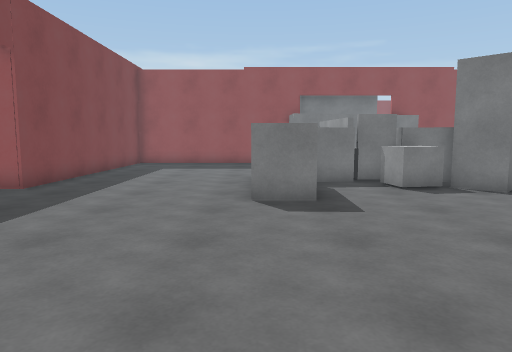
view 1 (above)

17 first-person views from a walk through a scene from a Unity 3-D project. The camera is 1.3 m above the floor, tilts 6° down and sees 70° across. The floor is counted in squares, 1 m on a side. Each view is taken from the middle of a square. On the plan, view 1 faces up. The plan holds only what a view shows up to about 15 squares ahead; the rest is blank. The place goes on beyond the plan. The player character is not drawn.

view 2
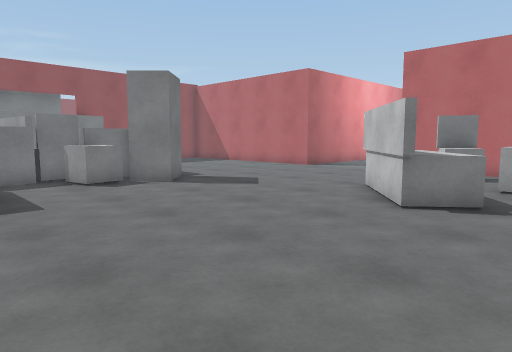

view 3
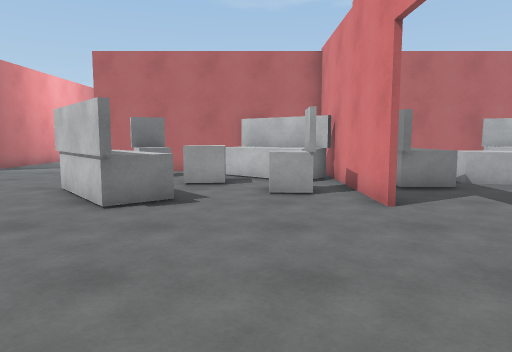

view 4
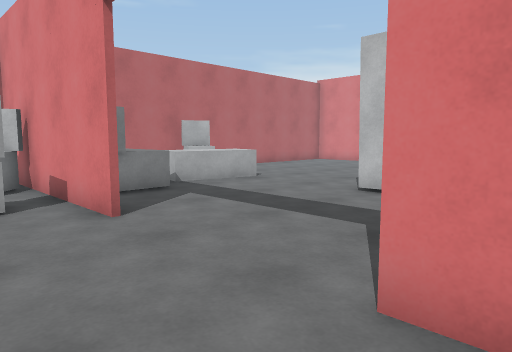

view 5
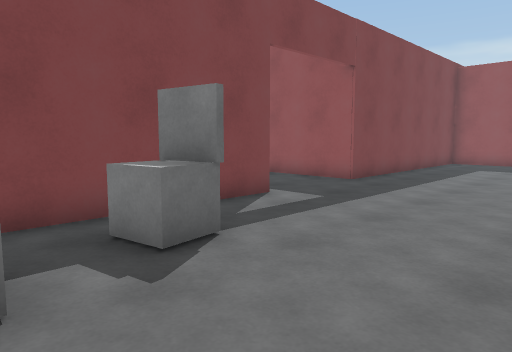

view 6
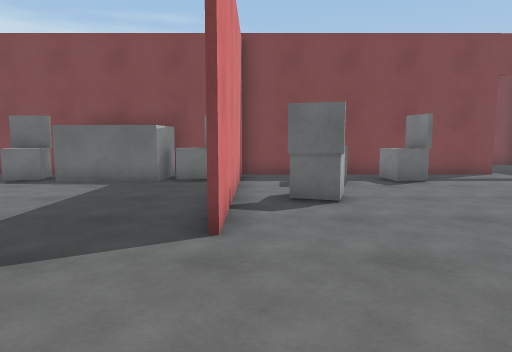

view 7
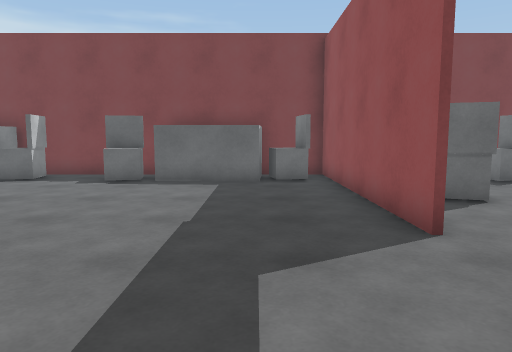

view 8
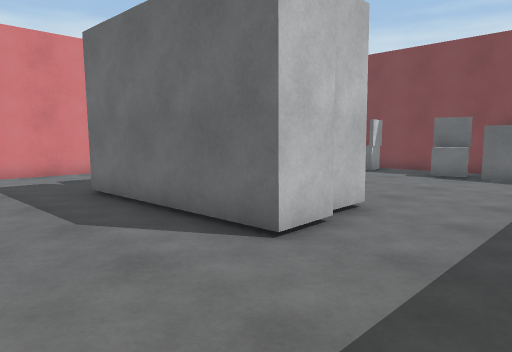

view 9
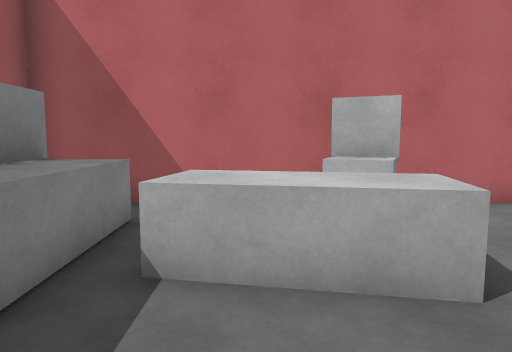

view 10
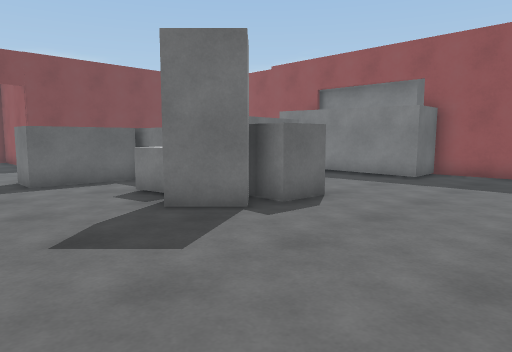

view 11
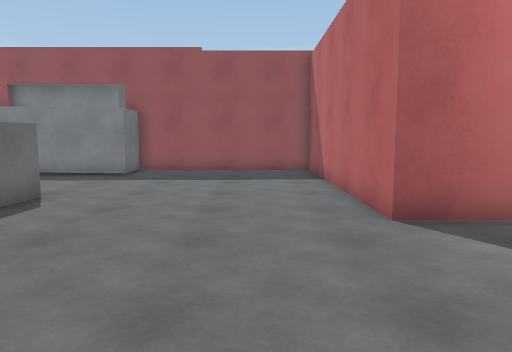

view 12
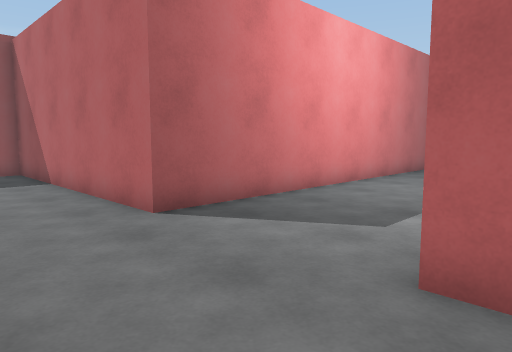

view 13
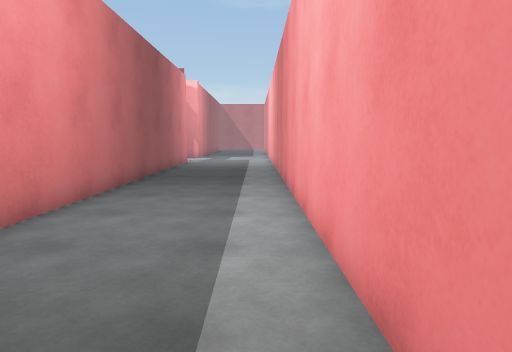

view 14
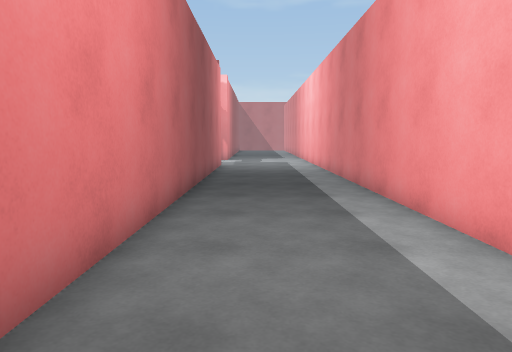

view 15
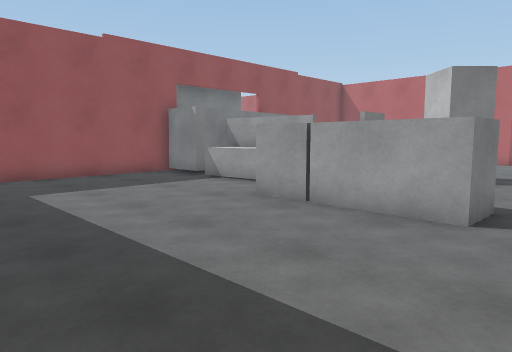

view 16
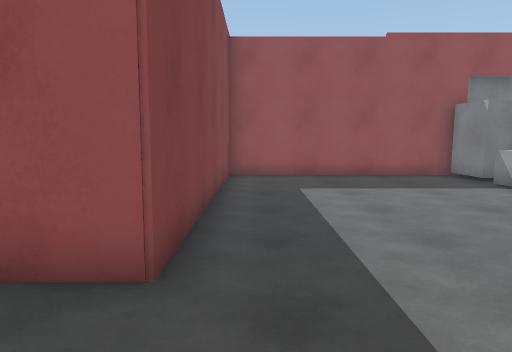

view 17
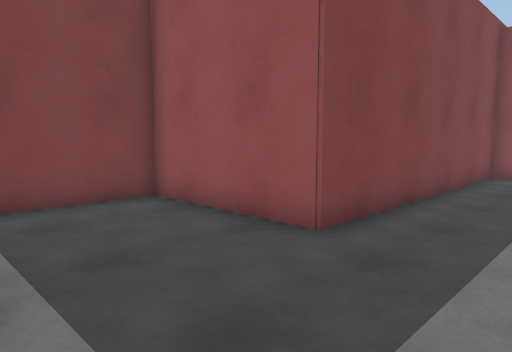

### Floor plan
Points are (right, up) in squares from view 1. A wall is a line through its corners. A room is listed if a view was taken in it or the views show most of it. See-through windows are left out.
Room 1 (views 1, 2, 3, 4, 5, 6, 7, 8, 9, 10, 11, 12, 13, 14, 15, 16, 17)
walls: (6.8, -3.5) (12.9, -3.5); (2.2, -3.6) (-5.9, -3.6) (-5.9, -6); (14.1, -0.5) (14.1, 5.2); (3, 10.8) (0.9, 10.6); (1.3, 10.4) (1.3, 7.5) (-0.1, 7.5) (0, 10.4) (-0.1, 11.9); (7.3, 12) (7.2, 10.6) (4.3, 10.8); (16.1, 5.2) (32, 5.2); (4.2, -9.1) (5.5, -9.1) (5.7, -14.8); (2.6, -9.4) (3.9, -9.4); (-5.9, 5.5) (-5.9, -0.1); (-5.9, -1.8) (-5.9, -3.5); (-5.4, -3.5) (2.2, -3.5); (-5.6, -5.8) (-3.7, -5.9) (-3.9, -9.1); (-5.9, -9.4) (-5.9, -14.8); (14.1, -13.1) (14.1, -3.9); (-5.6, -14.2) (-4.7, -14.2); (32, 9.7) (14.1, 9.7) (14.1, 18.7) (7.4, 18.7) (7.4, 16.8) (1.7, 16.7) (1.6, 18.7) (-5.9, 18.7) (-5.9, 9.2) (-10.4, 9.2) (-10.4, 6.2)
low walls: (9.7, -9.9) (10.3, -6.9) (11.1, -7.1)
objects: other object (-5, -14) to (-4, -13); other object (-5, -11) to (-4, -10); other object (-5, -5) to (-4, -5); other object (-5, 1) to (-4, 2); other object (-4, -1) to (-3, -1); other object (-1, -2) to (0, -1); other object (2, 13) to (3, 16); other object (4, 9) to (5, 10); other object (4, 11) to (4, 12); block (6, 9) to (7, 10); other object (7, 1) to (9, 4); other object (9, -6) to (12, -5); other object (9, -2); other object (10, 0) to (11, 1); other object (11, -3) to (13, 0); other object (12, 2) to (13, 3); other object (13, -10) to (13, -9)

Where each view was taken, in squares from view 1:
view 1: 0 up, 0 right, facing up
view 2: 1 down, 0 right, facing up-right
view 3: 1 down, 0 right, facing right
view 4: 1 down, 1 right, facing down-right
view 5: 1 down, 0 right, facing up-left
view 6: 3 down, 7 right, facing left
view 7: 6 down, 7 right, facing left
view 8: 6 down, 9 right, facing down-left
view 9: 8 down, 7 right, facing right
view 10: 5 up, 12 right, facing up-left
view 11: 4 up, 12 right, facing up
view 12: 4 up, 11 right, facing up-right
view 13: 6 up, 15 right, facing right
view 14: 8 up, 17 right, facing right
view 15: 6 up, 6 left, facing up-right
view 16: 6 up, 5 left, facing up
view 17: 5 up, 3 left, facing up-left
